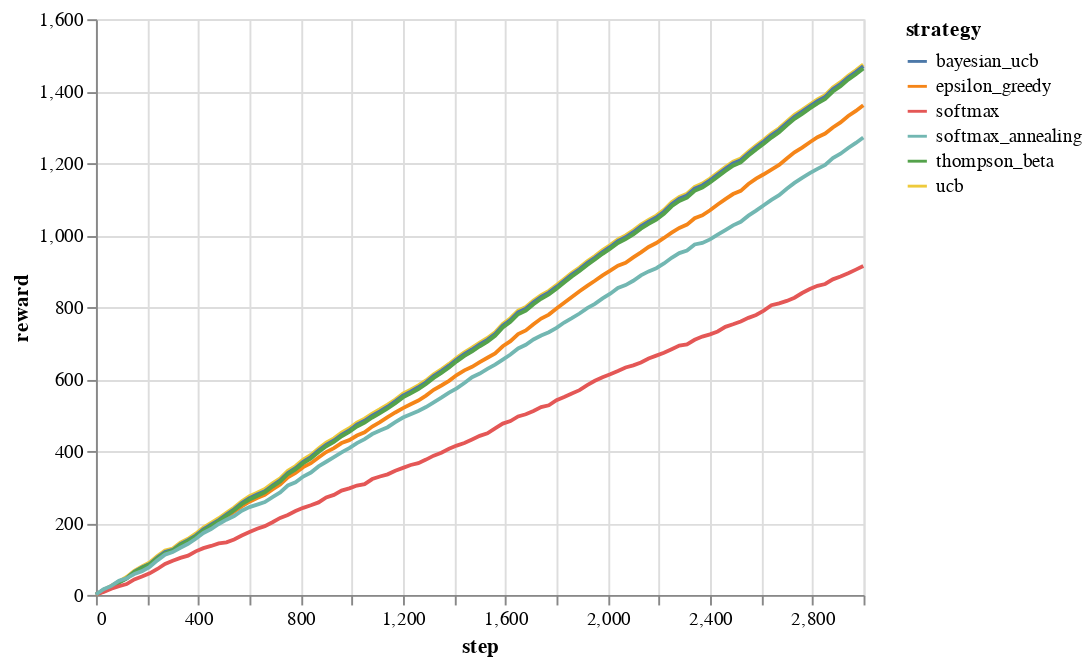

The cell this chart's notebook holds for it:
### Code cell
env.altair_chart_reward()

### Figure 1 — Vega-Lite specification as saved in the notebook (floating-point values rounded to 4 significant figures; data arrays with more than 128 entries replaced by an {"elided": "..."} marker saying what was removed)
{"config": {"view": {"continuousWidth": 400, "continuousHeight": 300}}, "data": {"name": "data-5d5301ce447442d9fc09220b64362381"}, "mark": "line", "encoding": {"color": {"type": "nominal", "field": "strategy"}, "x": {"type": "quantitative", "field": "step"}, "y": {"type": "quantitative", "field": "reward"}}, "$schema": "https://vega.github.io/schema/vega-lite/v4.8.1.json", "datasets": {"data-5d5301ce447442d9fc09220b64362381": {"elided": "606 records"}}}
